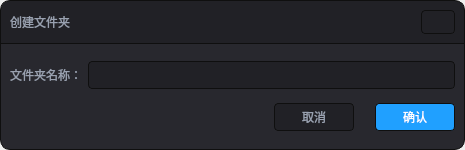
<?xml version="1.0" encoding="UTF-8"?>
<ui version="4.0">
 <class>CreateFolderDialog</class>
 <widget class="QWidget" name="CreateFolderDialog">
  <property name="geometry">
   <rect>
    <x>0</x>
    <y>0</y>
    <width>465</width>
    <height>150</height>
   </rect>
  </property>
  <property name="windowTitle">
   <string>CreateFolderDialog</string>
  </property>
  <property name="styleSheet">
   <string notr="true">QFrame#contentFrame
{
background-color:#28282E;
border-top : 0px solid #0F0F0F;
border-left : 1px solid #0F0F0F;
border-right : 1px solid #0F0F0F;
border-bottom : 1px solid #0F0F0F;
border-bottom-left-radius:10px;
border-bottom-right-radius:10px;
}

QFrame#titleFrame
{
border-top : 1px solid #0F0F0F;
border-left : 1px solid #0F0F0F;
border-right : 1px solid #0F0F0F;
border-bottom : 1px solid #0F0F0F;
background-color:#212126;
border-top-left-radius:10px;
border-top-right-radius:10px;
}

QPushButton
{
  selection-background-color: #40404A;
  selection-color: #3B3B41;
  color: #99A1B0;
  height:24px;
  background-color: #212126;
  border-style: solid;
  border: 1px solid #0F0F0F;
  border-radius: 4;
  padding: 1px 0px 1px 2px;
  font-size: 12px;
  font-family:Microsoft YaHei UI;
  padding-left:0px;
}
QPushButton:hover
{
 background-color: #2F2F34;
}

QCheckBox,
QLabel
{
color:#99A1B0;
font-size:12px;
font-family:Microsoft YaHei UI;
}
QFrame#line,
#line_1,
#line_2,
#line_3,
#line_4
{
background-color:#353539;
}
QComboBox QAbstractItemView { outline: 0px;}
QLineEdit,
QComboBox{
  subcontrol-origin: padding;
  subcontrol-position: top right;
  selection-background-color: #40404A;
  selection-color: #3B3B41;
  color: #99A1B0;
  height:24px;
  background-color: #212126;
  border-style: solid;
  border: 1px solid #0F0F0F;
  border-radius: 4;
  padding: 1px 0px 1px 2px;
  font-size: 12px;
  font-family:Microsoft YaHei UI;
  padding-left:8px;
  }


  QComboBOx:hover
  {
  border: 1px #40404A;
  background-color:#40404A;
  color: white;
  }


  QComboBox:on
  {
  padding-top: 0px;
  padding-left: 0px;
  color: #99A1B0;
  background-color: #40404A;
  selection-background-color: #3B3B41;
  }

  QComboBox:!on
  {
  color: #99A1B0;
  }


  QComboBox QAbstractItemView
  {
  border: 0px solid darkgray;
  color: white;
  background-color:#212126;
  selection-background-color: #454549;
height:24px;
  }


  QComboBox QAbstractItemView::item
  {
  qproperty-elide-mode: '...';
  height:24px;
outline: 0px;
  }


  QComboBox::drop-down
  {
  subcontrol-origin: padding;
  subcontrol-position: top right;
  width: 15px;
  color: white;
  border-left-width: 0px;
  border-left-color: darkgray;
  border-left-style: solid;
  border-top-right-radius: 2px;
  border-bottom-right-radius: 2px;
  padding-right: 0px;
  }

  QComboBox::down-arrow
  {
  image: url(:/icons/images/comboBoxExpander.svg);
  width: 8px;
  height: 4px;
  }

QListWidget{outline:0px;}
QListView {
  border-radius: 4px;
  padding: 5px;
  margin: 0px;
}

QTableView::item,
QTreeView::item,
QListView::item {
  padding: 5px;
  height: 22px;
  color: #99A1B0;
  selection-color: white;
  border-color: transparent; 
  border-radius: 4px;
outline: 0px;
}



QTableView:item:selected,
QTreeView::item:selected,
QListView::item:selected {
  background-color: #40404A;
  selection-background-color:  #3B3B41;
  color: #99A1B0;
  selection-color:  white;
  border-radius: 4px;
}

QTableView:item:selected:focus,
QTreeView::item:selected:focus,
QListView::item:selected:focus {
  background-color: #40404A;
  selection-background-color:#3B3B41;
  color:  #99A1B0;
  selection-color: white; 
}
</string>
  </property>
  <layout class="QVBoxLayout" name="verticalLayout">
   <property name="spacing">
    <number>0</number>
   </property>
   <property name="leftMargin">
    <number>0</number>
   </property>
   <property name="topMargin">
    <number>0</number>
   </property>
   <property name="rightMargin">
    <number>0</number>
   </property>
   <property name="bottomMargin">
    <number>0</number>
   </property>
   <item>
    <widget class="QFrame" name="titleFrame">
     <property name="minimumSize">
      <size>
       <width>0</width>
       <height>44</height>
      </size>
     </property>
     <property name="maximumSize">
      <size>
       <width>16777215</width>
       <height>44</height>
      </size>
     </property>
     <property name="frameShape">
      <enum>QFrame::StyledPanel</enum>
     </property>
     <property name="frameShadow">
      <enum>QFrame::Raised</enum>
     </property>
     <layout class="QHBoxLayout" name="horizontalLayout">
      <item>
       <widget class="QLabel" name="label">
        <property name="text">
         <string>创建文件夹</string>
        </property>
       </widget>
      </item>
      <item>
       <spacer name="horizontalSpacer">
        <property name="orientation">
         <enum>Qt::Horizontal</enum>
        </property>
        <property name="sizeHint" stdset="0">
         <size>
          <width>348</width>
          <height>20</height>
         </size>
        </property>
       </spacer>
      </item>
      <item>
       <widget class="QPushButton" name="closeButton">
        <property name="text">
         <string/>
        </property>
        <property name="icon">
         <iconset resource="../../resource.qrc">
          <normaloff>:/icons/images/close.svg</normaloff>:/icons/images/close.svg</iconset>
        </property>
       </widget>
      </item>
     </layout>
    </widget>
   </item>
   <item>
    <widget class="QFrame" name="contentFrame">
     <property name="frameShape">
      <enum>QFrame::StyledPanel</enum>
     </property>
     <property name="frameShadow">
      <enum>QFrame::Raised</enum>
     </property>
     <layout class="QVBoxLayout" name="verticalLayout_2">
      <property name="leftMargin">
       <number>9</number>
      </property>
      <item>
       <layout class="QHBoxLayout" name="horizontalLayout_2">
        <item>
         <widget class="QLabel" name="label_2">
          <property name="text">
           <string>文件夹名称：</string>
          </property>
         </widget>
        </item>
        <item>
         <widget class="QLineEdit" name="folderNameEditor"/>
        </item>
       </layout>
      </item>
      <item>
       <layout class="QHBoxLayout" name="horizontalLayout_3">
        <item>
         <spacer name="horizontalSpacer_2">
          <property name="orientation">
           <enum>Qt::Horizontal</enum>
          </property>
          <property name="sizeHint" stdset="0">
           <size>
            <width>40</width>
            <height>20</height>
           </size>
          </property>
         </spacer>
        </item>
        <item>
         <widget class="QPushButton" name="cancelButton">
          <property name="minimumSize">
           <size>
            <width>80</width>
            <height>28</height>
           </size>
          </property>
          <property name="maximumSize">
           <size>
            <width>80</width>
            <height>28</height>
           </size>
          </property>
          <property name="text">
           <string>取消</string>
          </property>
         </widget>
        </item>
        <item>
         <spacer name="horizontalSpacer_3">
          <property name="orientation">
           <enum>Qt::Horizontal</enum>
          </property>
          <property name="sizeType">
           <enum>QSizePolicy::Fixed</enum>
          </property>
          <property name="sizeHint" stdset="0">
           <size>
            <width>15</width>
            <height>20</height>
           </size>
          </property>
         </spacer>
        </item>
        <item>
         <widget class="QPushButton" name="sureButton">
          <property name="minimumSize">
           <size>
            <width>80</width>
            <height>28</height>
           </size>
          </property>
          <property name="maximumSize">
           <size>
            <width>80</width>
            <height>28</height>
           </size>
          </property>
          <property name="styleSheet">
           <string notr="true">QPushButton
{
  selection-background-color: #40404A;
  selection-color: #3B3B41;
  color: white;
  height:24px;
  background-color: rgb(32, 160, 255);
  border-style: solid;
  border: 1px solid #0F0F0F;
  border-radius: 4;
  padding: 1px 0px 1px 2px;
  font-size: 12px;
  font-family:Microsoft YaHei UI;
  padding-left:0px;
}
QPushButton:hover
{
 background-color: rgb(32, 180, 255);
}</string>
          </property>
          <property name="text">
           <string>确认</string>
          </property>
         </widget>
        </item>
       </layout>
      </item>
     </layout>
    </widget>
   </item>
  </layout>
 </widget>
 <resources>
  <include location="../../resource.qrc"/>
 </resources>
 <connections/>
</ui>
